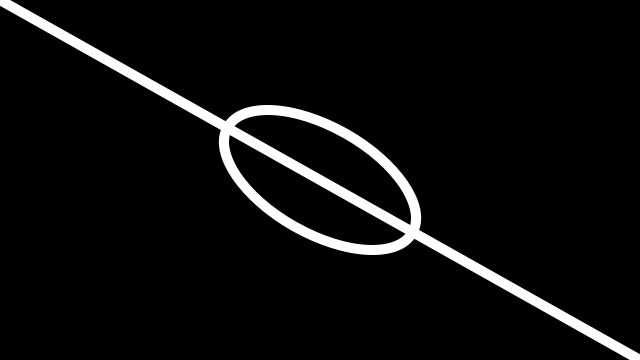
Frame 1 (no input)
Frame 60 (the mouse pressed at the canvas centre just before this capture): identical to frame 1, image omitted
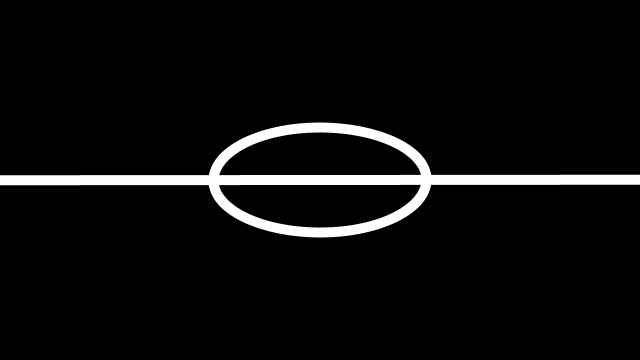
Frame 120 (the mouse held since frame 60 and released just before this capture)

The Processing sketch that drew these frames (run headless with seeded random() and noise(); from frame 60 on, the mouse is pressed at the canvas centre):

// Processing sketch: rotation
// ── rotation.pde
void setup() {
  size(640, 360); 
  stroke(255);
  noFill();
  strokeWeight(10);
}

void draw() {
  background(0);
  float xScale = 1.3;
  //  bezier(0, 0, mouseX * xScale, 0, mouseX * xScale, height, 0, height);
  //ellipse(0, height/2, mouseX * 2, height);
  translate(width/2, height/2);
  rotate(rotationAngle(mouseX - width/2, mouseY - height/2));
  ellipse(0, 0, width/3, width/6);
  line(-width, 0, width, 0);
}

float rotationAngle(float pointToX, float pointToY) {
  //a bit of trig...

  //now, deal with the fact that atan may be off by 180 degrees,
  //so we may need to add PI radians
  if (pointToX == 0) {
    return ( pointToY < 0 )?PI: -PI;
  }
  float rotationAngleInRadians = atan( pointToY / pointToX  ) ;
  if (pointToX < 0)
    rotationAngleInRadians += PI;
  return rotationAngleInRadians;
}
